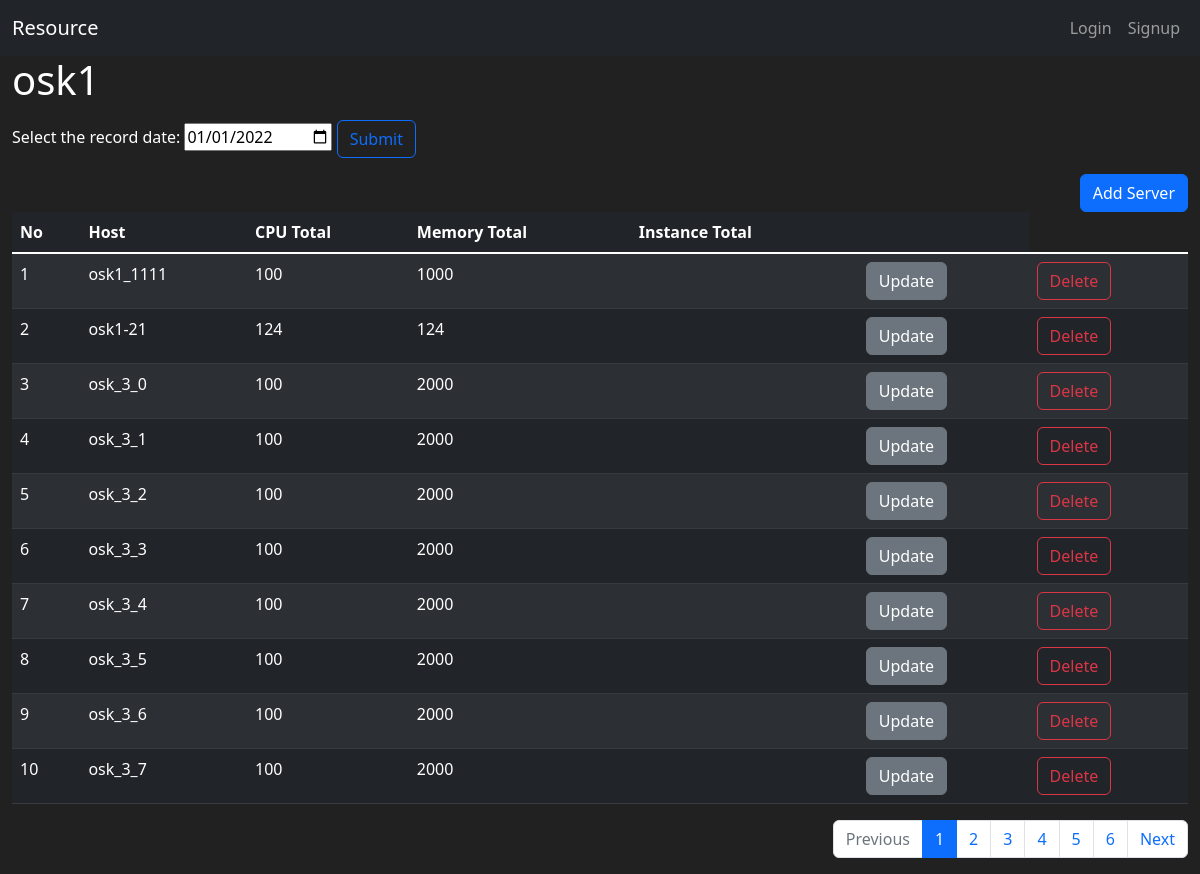
Screenshot of /region/2/ with the database file from the repository.
### resource/models.py (models this page shows, shortened)
class Region(db.Model):
    id = db.Column(db.Integer, primary_key=True)
    name = db.Column(db.String(100), nullable=False, unique=True)

class Server(db.Model):
    id = db.Column(db.Integer, primary_key=True)
    region_id = db.Column(db.Integer(), db.ForeignKey(
        'region.id'))
    region = db.relationship('Region', backref=db.backref(
        'servers', cascade='all, delete-orphan'))
    host = db.Column(db.String(100), nullable=False, unique=True)
    cpu = db.Column(db.Integer(), nullable=False)
    memory = db.Column(db.Integer(), nullable=False)
    storage = db.Column(db.Integer(), nullable=False)

### resource/views/region_views.py (the view)
@bp.route('/<int:region_id>/', methods=["GET"])
def detail(region_id):
    regions = Region.query.all()
    region = Region.query.get_or_404(region_id)
    page = request.args.get('page', type=int, default=1)
    servers = Server.query.filter_by(region_id=region_id)
    servers = servers.paginate(page, per_page=10)
    form = DateForm()
    if form.validate_on_submit():
        record_date = form.date.data
    return render_template('region/region_detail.html', regions=regions, region=region, servers=servers, form=form)

### resource/forms.py
class DateForm(FlaskForm):
    date = DateField('Date', format='%Y%m%d', validators=[DataRequired()])

### resource/views/auth_views.py (called while the page is built)
@bp.before_app_request
def load_logged_in_user():
    user_id = session.get('user_id')
    if user_id is None:
        g.user = None
    else:
        g.user = User.query.get(user_id)

### resource/templates/region/region_detail.html (shortened to what this page needs)
{% extends "base.html" %}
{% block content %}
<div class="container-fluid">
    <h1>{{ region.name }}</h1>
    <form action="{{ url_for('region.usage_detail', region_id=region.id) }}" class="my-3">
        <label for="date">Select the record date:
          <input type="date" id="date" name="date" value="2022-01-01">
          <button type="submit" class="btn btn-outline-primary">Submit</button>
        </label>
    </form>
    <div class="d-grid gap-2 d-md-flex justify-content-md-end">
        <a class="btn btn-primary" href="{{ url_for('server.create', region_id=region.id) }}" role="button">Add Server</a>
    </div>
    <table class="table table-hover table-striped table-dark">
        <thead>
        <tr>
            <th scope="col">No</th>
            <th scope="col">Host</th>
            <th scope="col">CPU Total</th>
            <th scope="col">Memory Total</th>
            <th scope="col">Instance Total</th>
            <th scope="col"></th>
        </tr>
        </thead>
        <tbody class="table-group-divider">
            {% for server in servers.items %}
        <tr>
            <td>{{ ((servers.page-1) * servers.per_page) + loop.index }}</td>
            <td>{{ server.host }}</td>
            <td>{{ server.cpu }}</td>
            <td>{{ server.memory }}</td>
            <td>{{ server.instance }}</td>
            <td>
                <a class="btn btn-secondary" href="{{ url_for('server.update', server_id=server.id) }}" role="button">Update</a>
            </td>
            <td>
                <button class="btn btn-outline-danger" type="button" data-bs-toggle="modal" data-bs-target="#modal_delete_server-{{ server.id }}">Delete</button>
            </td>
        </tr>
        {% endfor %}
        </tbody>
    </table>
    <ul class="pagination justify-content-end">
        {% if servers.has_prev %}
            <li class="page-item">
                <a class="page-link" href="?page={{ servers.prev_num }}">prev</a>
            </li>
        {% else %}
            <li class="page-item disabled">
                <a class="page-link" tabindex="-1" aria-disabled="true" href="javascript:void(0)">Previous</a>
            </li>
        {% endif %}
        {% for page_num in servers.iter_pages() %}
            {% if page_num %}
                {% if page_num != servers.page %}
                    <li class="page-item">
                        <a class="page-link" href="?page={{ page_num }}">{{ page_num }}</a>
                    </li>
                {% else %}
                    <li class="page-item active" aria-current="page">
                        <a class="page-link" href="javascript:void(0)">{{ page_num }}</a>
                    </li>
                {% endif %}
            {% else %}
                <li class="disabled">
                    <a class="page-link" href="javascript:void(0)">...</a>
                </li>
            {% endif %}
        {% endfor %}
        {% if servers.has_next %}
            <li class="page-item">
                <a class="page-link" href="?page={{ servers.next_num }}">Next</a>
            </li>
        {% else %}
            <li class="page-item disabled">
                <a class="page-link" tabindex="-1" aria-disabled="true" href="javascript:void(0)">Next</a>
            </li>
        {% endif %}
    </ul>
</div>
{% endblock %}

### resource/templates/base.html (shortened to what this page needs)
<!DOCTYPE html>
<html lang="en">
<head>
    <link href="https://cdn.jsdelivr.net/npm/bootstrap@5.2.0-beta1/dist/css/bootstrap.min.css" rel="stylesheet">
</head>
<body>
    {% include "navbar.html" %}
    {% block content %}
    {% endblock %}
</body>
</html>

### resource/templates/navbar.html (shortened to what this page needs)
<nav class="navbar navbar-expand-lg navbar-dark bg-dark">
    <div class="container-fluid">
      <a class="navbar-brand" href="{{ url_for('main.index') }}">Resource</a>
      {% if g.user %}
      <div class="collapse navbar-collapse" id="navbarNav">
        <ul class="navbar-nav">
          {% for region in regions %}
            <li class="nav-item">
                <a class="nav-link" href="{{ url_for('region.detail', region_id=region.id) }}">{{ region.name }}</a>
            </li>
          {% endfor %}
        </ul>
      </div>
        <ul class="navbar-nav">
          <div class="nav-item">
            <a class="nav-link" href="#">{{ g.user.name }}</a>
          </div>
          <li class="nav-item">
            <a class="nav-link" href="{{ url_for('auth.logout') }}">Logout</a>
          </li>
         </ul>
      {% else %}
        <ul class="navbar-nav">
            <li class="nav-item">
            <a class="nav-link" href="{{ url_for('auth.login') }}">Login</a>
            </li>
            <li class="nav-item">
            <a class="nav-link" href="{{ url_for('auth.signup') }}">Signup</a>
            </li>
        </ul>
      {% endif %}
    </div>
  </nav>

### resource/templates/base.html (style rules this page uses)
body { background-color: #212121; color: white }

### rows the page displays
Region: name "osk1"
Server: ((servers.page-1)*servers.per_page)+loop.index "1", host "osk1_1111", cpu "100", memory "1000"
Server: ((servers.page-1)*servers.per_page)+loop.index "2", host "osk1-21", cpu "124", memory "124"
Server: page "3", host "osk_3_0", cpu "100", memory "2000"
Server: page "4", host "osk_3_1", cpu "100", memory "2000"
Server: page "5", host "osk_3_2", cpu "100", memory "2000"
Server: page "6", host "osk_3_3", cpu "100", memory "2000"
Server: page "7", host "osk_3_4", cpu "100", memory "2000"
Server: page "8", host "osk_3_5", cpu "100", memory "2000"
Server: page "9", host "osk_3_6", cpu "100", memory "2000"
Server: page "10", host "osk_3_7", cpu "100", memory "2000"

### other values shown
{{ page_num }} "1"
{{ page_num }} "2" "3" "4" "5" "6"
